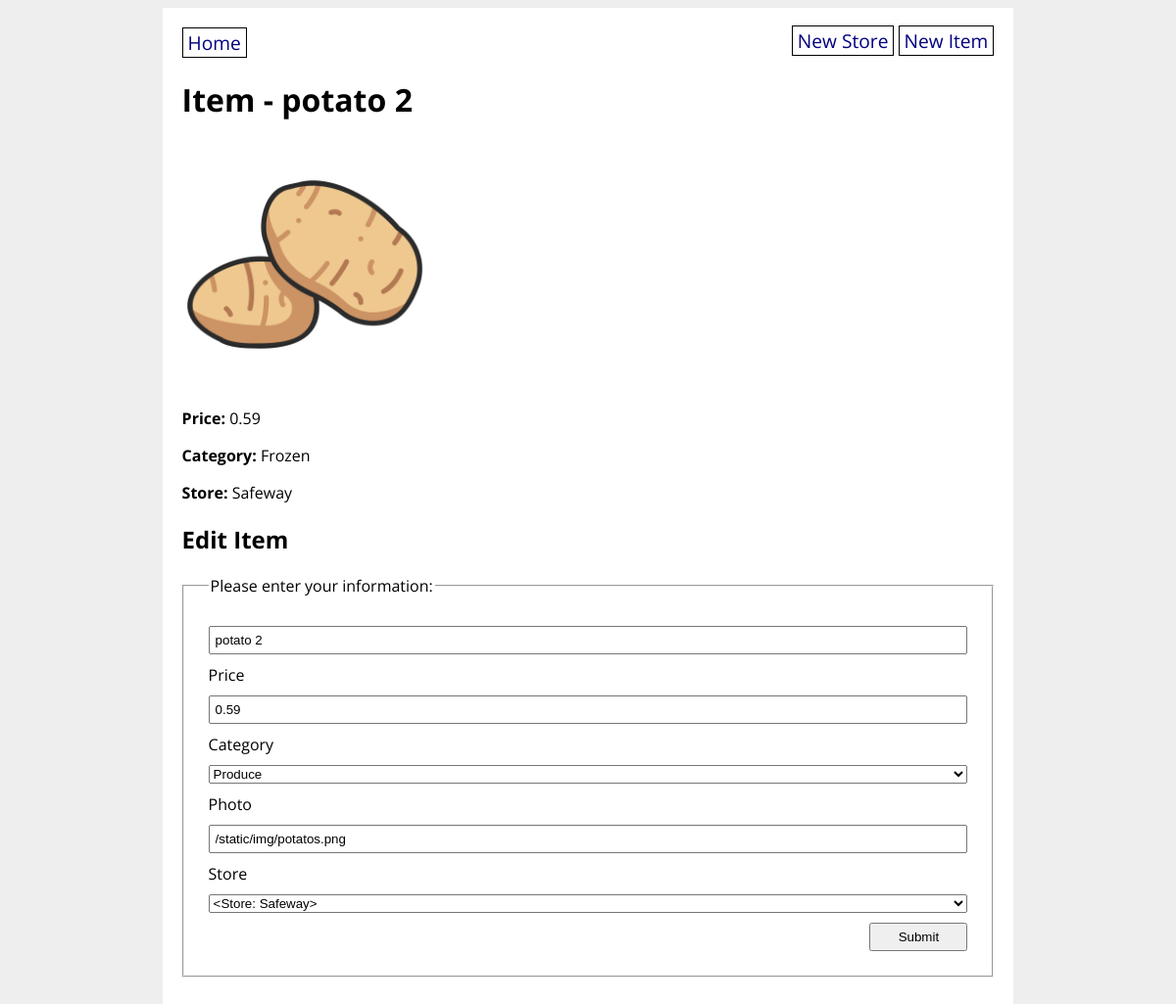
Page /item/1 on the committed database.
### grocery_app/models.py (models this page shows, shortened)
class GroceryItem(db.Model):
    id = db.Column(db.Integer, primary_key=True)
    name = db.Column(db.String(80), nullable=False)
    price = db.Column(db.Float(precision=2), nullable=False)
    category = db.Column(db.Enum(ItemCategory), default=ItemCategory.OTHER)
    photo_url = db.Column(URLType)
    store_id = db.Column(
        db.Integer, db.ForeignKey('grocery_store.id'), nullable=False)
    store = db.relationship('GroceryStore', back_populates='items')

class GroceryStore(db.Model):
    id = db.Column(db.Integer, primary_key=True)
    title = db.Column(db.String(80), nullable=False)
    address = db.Column(db.String(200), nullable=False)
    items = db.relationship('GroceryItem', back_populates='store')
    def __str__(self):
        return f'<Store: {self.title}>'

### grocery_app/routes.py (the view, shortened to what this page needs)
@main.route('/item/<item_id>', methods=['GET', 'POST'])
def item_detail(item_id):
    item = GroceryItem.query.get(item_id)
    form = GroceryItemForm(obj=item)
    return render_template('item_detail.html', item=item, form=form)

### grocery_app/forms.py
class GroceryItemForm(FlaskForm):
    name = StringField('Name', validators=[DataRequired(), Length(min=3, max=80)])
    price = FloatField('Price', validators=[DataRequired()])
    category = SelectField('Category', choices=ItemCategory.choices())
    photo_url = StringField('Photo', validators=[DataRequired(), Length(min=3, max=80)])
    store = QuerySelectField('Store', query_factory=lambda: GroceryStore.query)
    submit = SubmitField('Submit')

### grocery_app/utils.py (called while the page is built)
    def __str__(self):
        return str(self.value)

### grocery_app/templates/item_detail.html (shortened to what this page needs)
{% extends 'base.html' %}
{% block content %}
<h1>Item - {{ item.name }}</h1>
<p><img src="{{ item.photo_url }}" width="250px" height="250px"></p>
<p><strong>Price:</strong> {{ item.price }}</p>
<p><strong>Category:</strong> {{ item.category }}</p>
<p><strong>Store:</strong> {{ item.store.title }}</p>
<h2>Edit Item</h2>
<form method="POST" action="{{ url_for('main.item_detail', item_id = item.id) }}">
    <fieldset>
        <legend>Please enter your information:</legend>
        {{ form.name }}
        {{ form.price.label }}
        {{ form.price }}
        {{ form.category.label }}
        {{ form.category }}
        {{ form.photo_url.label }}
        {{ form.photo_url }}
        {{ form.store.label }}
        {{ form.store }}
        {{ form.submit }}
    </fieldset>
</form>
{% endblock %}

### grocery_app/static/style.css (style rules this page uses)
body { display: flex; flex-direction: column; align-items: center; background-color: #eee; font-family: 'Open Sans', sans-serif; }
fieldset { display: flex; flex-direction: column; margin: 20px 0; padding: 20px; }
fieldset * { margin: 5px; }
fieldset input { padding: 5px; }
input[type=submit] { width: 100px; align-self: flex-end; }

### rows in the picture
GroceryItem: name "potato 2", photo_url (picture), price "0.59", category "Frozen", category "Produce", photo_url "/static/img/potatos.png", store "<Store: Safeway>"
GroceryStore: store "Safeway"
